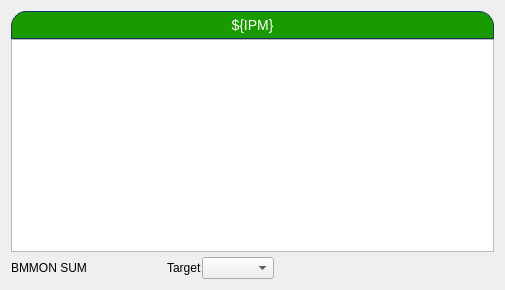
<?xml version="1.0" encoding="UTF-8"?>
<ui version="4.0">
 <class>Form</class>
 <widget class="QWidget" name="Form">
  <property name="geometry">
   <rect>
    <x>0</x>
    <y>0</y>
    <width>505</width>
    <height>290</height>
   </rect>
  </property>
  <property name="windowTitle">
   <string>Form</string>
  </property>
  <layout class="QVBoxLayout" name="verticalLayout">
   <item>
    <layout class="QGridLayout" name="gridLayout">
     <property name="verticalSpacing">
      <number>0</number>
     </property>
     <item row="1" column="0">
      <widget class="PyDMTimePlot" name="PyDMTimePlot">
       <property name="toolTip">
        <string/>
       </property>
       <property name="yAxes">
        <stringlist>
         <string>{&quot;name&quot;: &quot;Axis 1&quot;, &quot;orientation&quot;: &quot;left&quot;, &quot;minRange&quot;: -1.0, &quot;maxRange&quot;: 1.0, &quot;autoRange&quot;: true}</string>
        </stringlist>
       </property>
       <property name="curves">
        <stringlist>
         <string>{&quot;channel&quot;: &quot;ca://${BMMON}:SUM&quot;, &quot;name&quot;: &quot;BMMON:SUM&quot;, &quot;color&quot;: &quot;white&quot;, &quot;lineStyle&quot;: 1, &quot;lineWidth&quot;: 1, &quot;symbol&quot;: null, &quot;symbolSize&quot;: 10, &quot;yAxisName&quot;: &quot;Axis 1&quot;}</string>
        </stringlist>
       </property>
       <property name="timeSpan">
        <double>15.000000000000000</double>
       </property>
       <property name="updateInterval">
        <double>0.200000000000000</double>
       </property>
      </widget>
     </item>
     <item row="0" column="0">
      <widget class="PyDMLabel" name="PyDMLabel">
       <property name="toolTip">
        <string/>
       </property>
       <property name="styleSheet">
        <string notr="true">QLabel {
    qproperty-alignment: AlignCenter;
    border: 1px solid #FF17365D;
    border-top-left-radius: 15px;
    border-top-right-radius: 15px;
    background-color: rgb(25, 155, 0);
    padding: 5px 0px;
    color: rgb(255, 255, 255);
    max-height: 25px;
    font-size: 14px;
}</string>
       </property>
       <property name="text">
        <string>${IPM}</string>
       </property>
       <property name="alignment">
        <set>Qt::AlignCenter</set>
       </property>
      </widget>
     </item>
     <item row="3" column="0">
      <layout class="QHBoxLayout" name="horizontalLayout">
       <item>
        <widget class="PyDMLabel" name="PyDMLabel_3">
         <property name="toolTip">
          <string/>
         </property>
         <property name="text">
          <string>BMMON SUM</string>
         </property>
        </widget>
       </item>
       <item>
        <widget class="PyDMLabel" name="PyDMLabel_2">
         <property name="minimumSize">
          <size>
           <width>80</width>
           <height>0</height>
          </size>
         </property>
         <property name="toolTip">
          <string/>
         </property>
         <property name="alignment">
          <set>Qt::AlignCenter</set>
         </property>
         <property name="channel" stdset="0">
          <string>ca://${BMMON}:SUM</string>
         </property>
         <property name="displayFormat" stdset="0">
          <enum>PyDMLabel::Decimal</enum>
         </property>
        </widget>
       </item>
       <item>
        <widget class="PyDMLabel" name="PyDMLabel_4">
         <property name="toolTip">
          <string/>
         </property>
         <property name="text">
          <string>Target</string>
         </property>
        </widget>
       </item>
       <item>
        <widget class="PyDMEnumComboBox" name="PyDMEnumComboBox">
         <property name="minimumSize">
          <size>
           <width>50</width>
           <height>0</height>
          </size>
         </property>
         <property name="toolTip">
          <string/>
         </property>
         <property name="channel" stdset="0">
          <string>ca://${IPM}:TARGET</string>
         </property>
        </widget>
       </item>
       <item>
        <spacer name="horizontalSpacer">
         <property name="orientation">
          <enum>Qt::Horizontal</enum>
         </property>
         <property name="sizeHint" stdset="0">
          <size>
           <width>40</width>
           <height>20</height>
          </size>
         </property>
        </spacer>
       </item>
      </layout>
     </item>
     <item row="2" column="0">
      <spacer name="verticalSpacer">
       <property name="orientation">
        <enum>Qt::Vertical</enum>
       </property>
       <property name="sizeType">
        <enum>QSizePolicy::Fixed</enum>
       </property>
       <property name="sizeHint" stdset="0">
        <size>
         <width>20</width>
         <height>5</height>
        </size>
       </property>
      </spacer>
     </item>
    </layout>
   </item>
  </layout>
 </widget>
 <customwidgets>
  <customwidget>
   <class>PyDMLabel</class>
   <extends>QLabel</extends>
   <header>pydm.widgets.label</header>
  </customwidget>
  <customwidget>
   <class>PyDMTimePlot</class>
   <extends>QGraphicsView</extends>
   <header>pydm.widgets.timeplot</header>
  </customwidget>
  <customwidget>
   <class>PyDMEnumComboBox</class>
   <extends>QComboBox</extends>
   <header>pydm.widgets.enum_combo_box</header>
  </customwidget>
 </customwidgets>
 <resources/>
 <connections/>
</ui>
